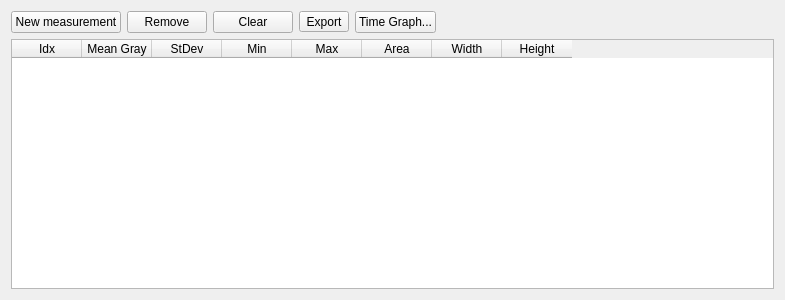
<?xml version="1.0" encoding="UTF-8"?>
<ui version="4.0">
 <class>CxMeanGrayMeasForm</class>
 <widget class="QWidget" name="CxMeanGrayMeasForm">
  <property name="geometry">
   <rect>
    <x>0</x>
    <y>0</y>
    <width>785</width>
    <height>300</height>
   </rect>
  </property>
  <property name="windowTitle">
   <string>Mean Gray Measurement</string>
  </property>
  <layout class="QGridLayout" name="gridLayout">
   <item row="0" column="5">
    <spacer name="horizontalSpacer">
     <property name="orientation">
      <enum>Qt::Horizontal</enum>
     </property>
     <property name="sizeHint" stdset="0">
      <size>
       <width>40</width>
       <height>20</height>
      </size>
     </property>
    </spacer>
   </item>
   <item row="0" column="0">
    <widget class="QPushButton" name="btnNewMeas">
     <property name="text">
      <string>New measurement</string>
     </property>
     <property name="checkable">
      <bool>true</bool>
     </property>
    </widget>
   </item>
   <item row="0" column="1">
    <widget class="QPushButton" name="btnRemove">
     <property name="text">
      <string>Remove</string>
     </property>
    </widget>
   </item>
   <item row="1" column="0" colspan="6">
    <widget class="QTableWidget" name="tableResults">
     <property name="selectionBehavior">
      <enum>QAbstractItemView::SelectRows</enum>
     </property>
     <attribute name="horizontalHeaderDefaultSectionSize">
      <number>70</number>
     </attribute>
     <attribute name="verticalHeaderVisible">
      <bool>false</bool>
     </attribute>
     <column>
      <property name="text">
       <string>Idx</string>
      </property>
     </column>
     <column>
      <property name="text">
       <string>Mean Gray</string>
      </property>
     </column>
     <column>
      <property name="text">
       <string>StDev</string>
      </property>
     </column>
     <column>
      <property name="text">
       <string>Min</string>
      </property>
     </column>
     <column>
      <property name="text">
       <string>Max</string>
      </property>
     </column>
     <column>
      <property name="text">
       <string>Area</string>
      </property>
     </column>
     <column>
      <property name="text">
       <string>Width</string>
      </property>
     </column>
     <column>
      <property name="text">
       <string>Height</string>
      </property>
     </column>
    </widget>
   </item>
   <item row="0" column="2">
    <widget class="QPushButton" name="btnClear">
     <property name="text">
      <string>Clear</string>
     </property>
    </widget>
   </item>
   <item row="0" column="3">
    <widget class="CxExportToolButton" name="btnExport">
     <property name="text">
      <string>Export</string>
     </property>
    </widget>
   </item>
   <item row="0" column="4">
    <widget class="QPushButton" name="btnGraph">
     <property name="text">
      <string>Time Graph...</string>
     </property>
    </widget>
   </item>
  </layout>
 </widget>
 <customwidgets>
  <customwidget>
   <class>CxExportToolButton</class>
   <extends>QToolButton</extends>
   <header>../../xiCoreGui/inc/ExportToolButton.h</header>
  </customwidget>
 </customwidgets>
 <resources/>
 <connections/>
</ui>
